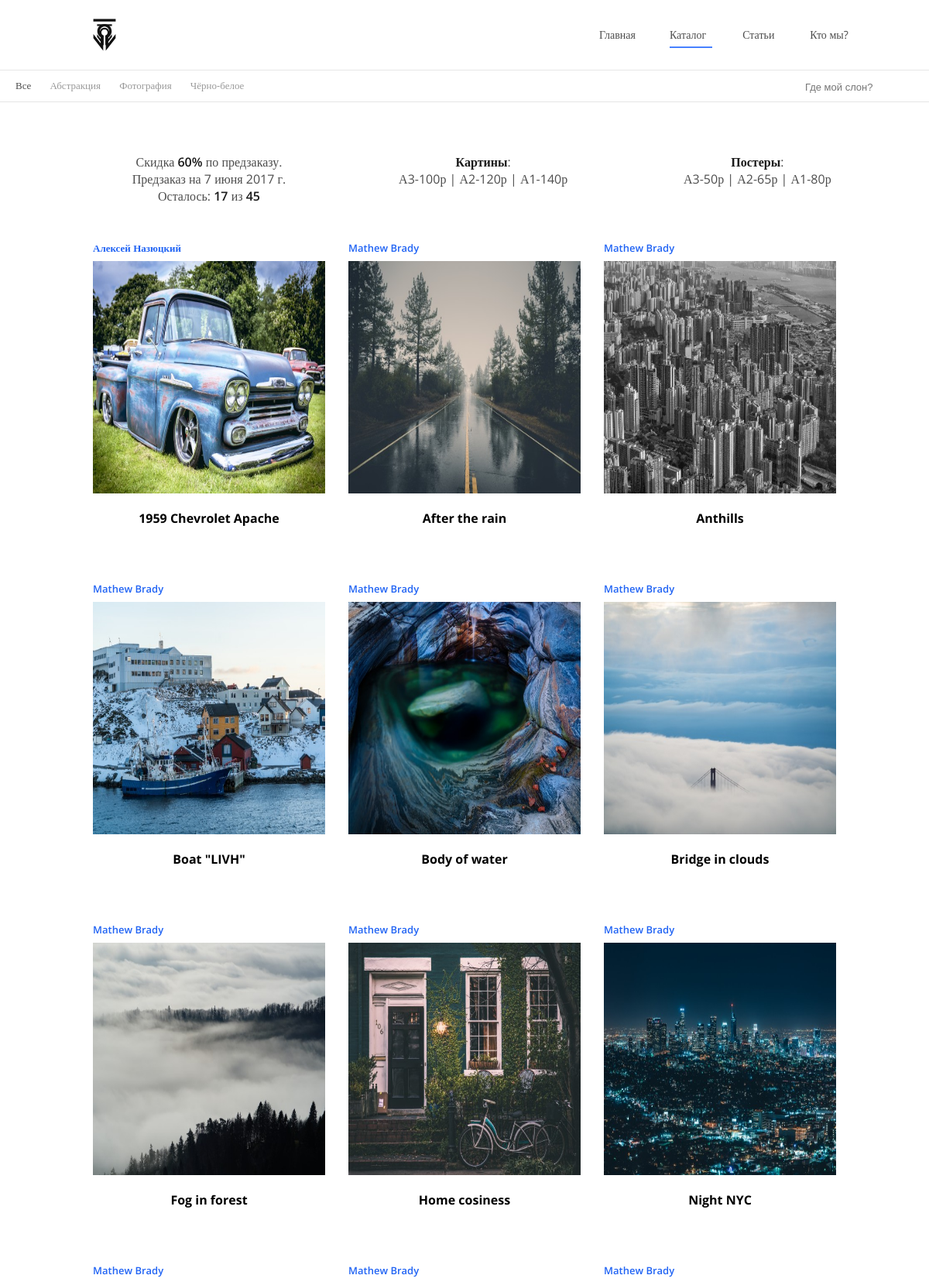
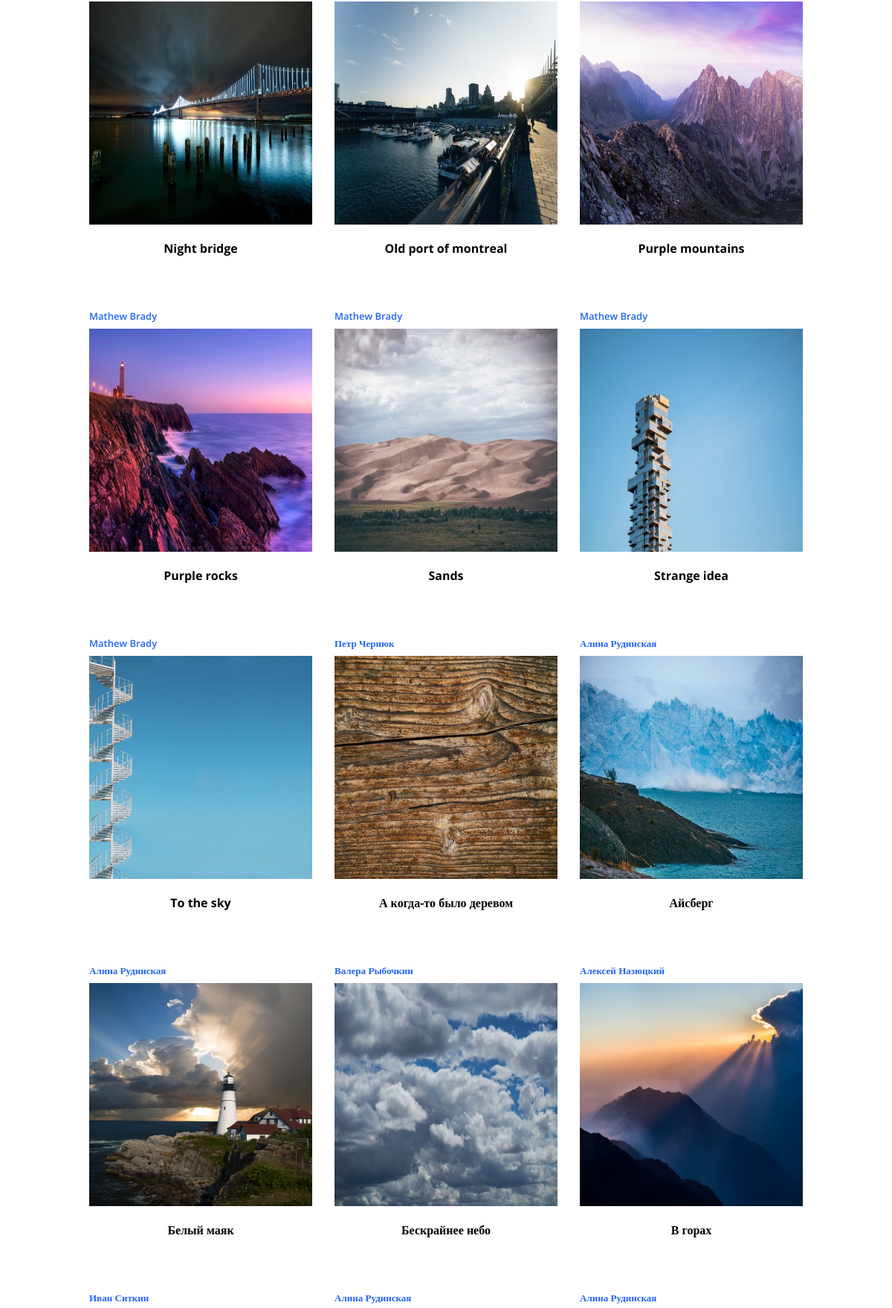
The app's page /ProductList (upper part) with its own data (2 pictures, top to bottom).
### blog/models.py (models this page shows, shortened)
class Category(models.Model):
    name = models.CharField(max_length=200, db_index=True)
    slug = models.SlugField(max_length=200, db_index=True, unique=True)
    class Meta:
        ordering = ['name']
        verbose_name = 'Категория'
        verbose_name_plural = 'Категории'
    def get_absolute_url(self):
        return reverse('blog:ProductListByCategory', args=[self.slug])

class Product(models.Model):
    category = models.ForeignKey(Category, related_name='products', verbose_name="Категория")
    name = models.CharField(max_length=200, db_index=True, verbose_name="Название")
    slug = models.SlugField(max_length=200, db_index=True)
    author = models.ForeignKey(Author, related_name='author', verbose_name="Автор")
    image = models.ImageField(upload_to='products/%Y/%m/%d/', blank=True, verbose_name="Изображение товара")
    description = RichTextUploadingField(config_name='default', blank=True,
                                         verbose_name="Описание")  # текстовый редактор
    price = models.DecimalField(max_digits=10, decimal_places=2, verbose_name="Цена")
    stock = models.PositiveIntegerField(verbose_name="На складе")
    available = models.BooleanField(default=True, verbose_name="Доступен")
    created = models.DateTimeField(auto_now_add=True)
    updated = models.DateTimeField(auto_now=True)
    date = models.PositiveIntegerField(default='2017', verbose_name="Год")
    class Meta:
        ordering = ['name']
        verbose_name = 'Товар'
        verbose_name_plural = 'Товары'
        index_together = [
            ['id', 'slug']
        ]
    def get_absolute_url(self):
        return reverse('blog:ProductDetail', args=[self.id, self.slug])

class Author(models.Model):
    name = models.CharField(max_length=200, db_index=True)
    slug = models.SlugField(max_length=200, db_index=True, unique=True)
    class Meta:
        ordering = ['name']
        verbose_name = 'Автор'
        verbose_name_plural = 'Авторы'
    def __str__(self):
        return self.name

### blog/views.py (the view)
# urls.py: url(r'^ProductList', views.ProductList, name='ProductList'),
def ProductList(request, category_slug=None):
    category = None
    categories = Category.objects.all()
    products = Product.objects.filter(available=True)
    if category_slug:
        category = get_object_or_404(Category, slug=category_slug)
        products = products.filter(category=category)
    return render(request, 'blog/list.html', {
        'category': category,
        'categories': categories,
        'products': products
    })

### blog/templates/blog/list.html (shortened to what this page needs)
{% extends 'blog/base_catalog.html' %}
{% load static %}
{% block content %}
<br>
<div id="topPriceAndDesc">
<p class="topPriceAndDesc">Скидка <span>60%</span> по предзаказу. <br>Предзаказ на 7 июня 2017 г. <br>
Осталось: <span>17</span> из <span>45</span></p>
<p class="topPriceAndDesc"><span>Картины</span>: <br>А3-100р | А2-120р | А1-140р<br><br></p>
<p class="topPriceAndDesc"><span>Постеры</span>: <br>А3-50р | А2-65р | А1-80р <br><br></p>
</div>
<div class="items row">
  {% for product in products %}
  <div id="catalogItemBlock1" class="catalogItemBlock">
    <a href="" class="catalogAuthor">{{ product.author }}</a><br>
    <a href="{{ product.get_absolute_url }}" class="catalogItem">
      <img src="{% if product.image %}{{ product.image.url }}{% else %}{% static "img/no-image.jpg"%}{% endif %}" class="catalogItem">
    </a>
    <p class="catalogItemName">{{ product.name }}</p>
  </div>
  {% endfor %}
</div>
{% endblock %}

### blog/templates/blog/base_catalog.html (shortened to what this page needs)
{% load staticfiles %}
{% load gtm_tags %}
<html>
<head>
  <link rel="stylesheet" href="{% static 'css/catalog.css' %}">
  <link rel="stylesheet" href="{% static 'css/reset.css' %}">
</head>
<body>
<div class="content_section">
	<div id="topNav" class="topNav-down">
		<a href="{% url 'blog:index' %}" id="logoLeft">
			<img src="{% static 'images\index\logo111.svg'%}">
		</a>
		<div id="topNavBlock">
			<a href="{% url 'blog:index' %}" class="topNavA">Главная</a>
			<a href="" class="topNavA navActive">Каталог</a>
			<a href="{% url 'blog:post_list' %}" class="topNavA">Статьи</a>
			<a href="{% url 'blog:about' %}" class="topNavA">Кто мы?</a>
		</div>
	</div>
	<div id="catalogNav" class="catalogNav-down">
		<div id="catalogNavBlock" {% if not category %} class="selected" {% endif %}>
      <a href="{% url "blog:ProductList" %}" class="catalogNavA catalogNavAActive">Все</a>
      {% for cat in categories %}
      <a href="{{ cat.get_absolute_url }}" class="catalogNavA">{{ cat.name }}</a>
			{% endfor %}
		</div>
		<div id="navSearch">
			<button id="searchButton"></button>
			<input type="text" id="searchInput" placeholder="Где мой слон?">
		</div>
	</div>
<div id="catalogItems">
  {% block content %}{% endblock %}
</div>
	<div id="loaderLogo"></div>
	{% block footer %}{% include "blog/footer.html" %}{% endblock %}
	</div>
</body>
</html>

### blog/templates/blog/footer.html (shortened to what this page needs)
<div id="footer">
</div>

### records on screen
Category: name "Абстракция"
Category: name "Фотография"
Category: name "Чёрно-белое"
Product: author "Алексей Назюцкий", image (picture), name "1959 Chevrolet Apache"
Product: author "Mathew Brady", image (picture), name "After the rain"
Product: author "Mathew Brady", image (picture), name "Anthills"
Product: author "Mathew Brady", image (picture), name "Boat \"LIVH\""
Product: author "Mathew Brady", image (picture), name "Body of water"
Product: author "Mathew Brady", image (picture), name "Bridge in clouds"
Product: author "Mathew Brady", image (picture), name "Fog in forest"
Product: author "Mathew Brady", image (picture), name "Home cosiness"
Product: author "Mathew Brady", image (picture), name "Night NYC"
Product: author "Mathew Brady", image (picture), name "Night bridge"
Product: author "Mathew Brady", image (picture), name "Old port of montreal"
Product: author "Mathew Brady", image (picture), name "Purple mountains"
Product: author "Mathew Brady", image (picture), name "Purple rocks"
Product: author "Mathew Brady", image (picture), name "Sands"
Product: author "Mathew Brady", image (picture), name "Strange idea"
Product: author "Mathew Brady", image (picture), name "To the sky"
Product: author "Петр Чернюк", image (picture), name "А когда-то было деревом"
Product: author "Алина Рудинская", image (picture), name "Айсберг"
Product: author "Алина Рудинская", image (picture), name "Белый маяк"
Product: author "Валера Рыбочкин", image (picture), name "Бескрайнее небо"
Product: author "Алексей Назюцкий", image (picture), name "В горах"
Product: author "Иван Ситкин"
Product: author "Алина Рудинская"
Product: author "Алина Рудинская"
